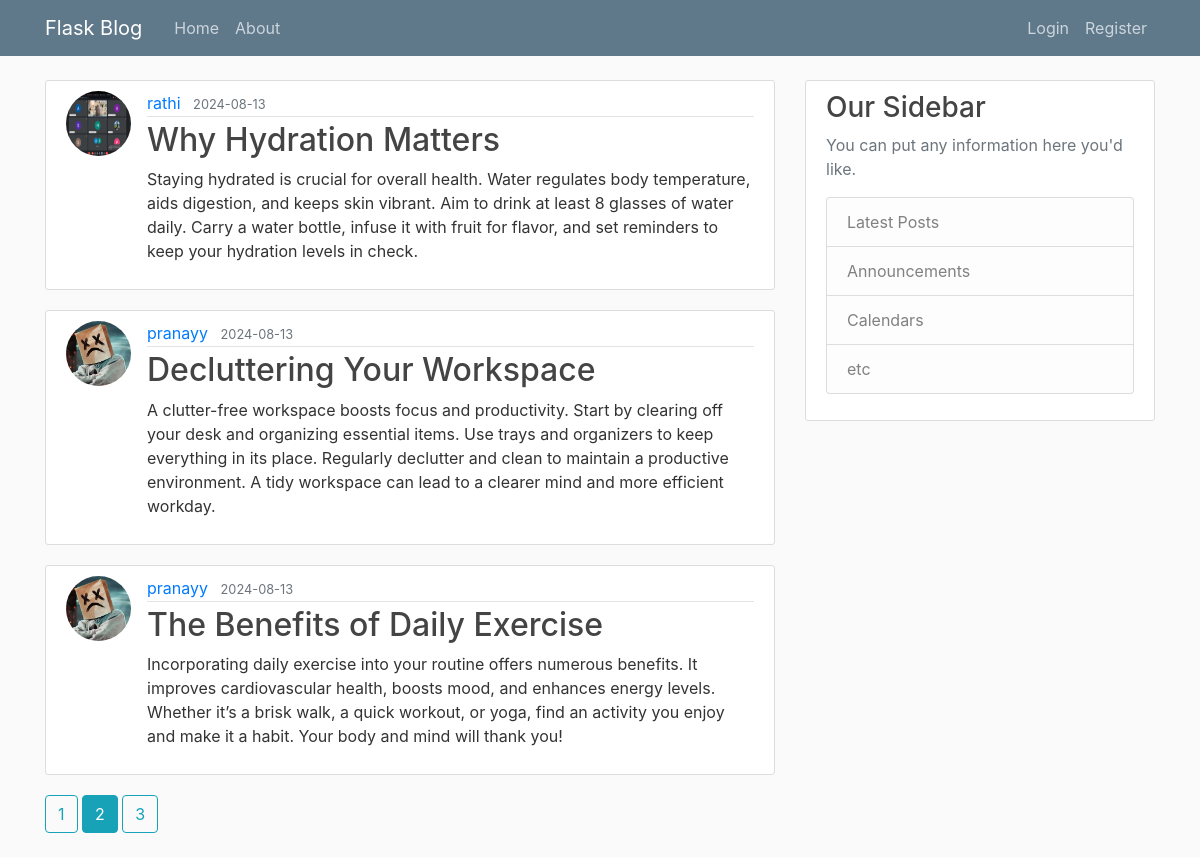
The page /home?page=2 on the database its author committed.
### maybewrite/models.py (models this page shows, shortened)
class Post(db.Model):
    id = db.Column(db.Integer, primary_key=True)
    title = db.Column(db.String(100), nullable=False)
    date_posted = db.Column(db.Date, nullable=False, default=date.today)
    content = db.Column(db.Text, nullable=False)
    user_id = db.Column(db.Integer, db.ForeignKey('user.id'), nullable=False)

class User(db.Model, UserMixin):
    id = db.Column(db.Integer, primary_key=True)
    username = db.Column(db.String(20), unique=True, nullable=False)
    email = db.Column(db.String(120), unique=True, nullable=False)
    image_file = db.Column(db.String(20), nullable=False, default='default.jpg')
    password = db.Column(db.String(60), nullable=False)
    posts = db.relationship('Post', backref='author', lazy=True)

### maybewrite/main/routes.py (the view)
@main.route("/")
@main.route("/home")
def home():
    page=request.args.get('page',1,type=int)
    posts = Post.query.order_by(Post.date_posted.desc()).paginate(page=page,per_page=3)
    return render_template('home.html', posts=posts)

### maybewrite/templates/home.html (shortened to what this page needs)
{% extends "layout.html" %}
{% block content %}
{% for post in posts.items %}
<article class="media content-section">
  <img class="rounded-circle article-img"
    src="{{ url_for('static', filename='profile_pics/' + post.author.image_file) }}">
  <div class="media-body">
    <div class="article-metadata">
      <a class="mr-2" href="{{url_for('users.user_posts',username=post.author.username)}}">{{ post.author.username }}</a>
      <small class="text-muted">{{ post.date_posted.strftime('%Y-%m-%d') }}</small>
    </div>
    <h2><a class="article-title" href="{{ url_for('posts.post', post_id=post.id) }}">{{ post.title }}</a></h2>
    <p class="article-content">{{ post.content }}</p>
  </div>
</article>
{% endfor %}
{% for page_num in posts.iter_pages(left_edge=1,right_edge=1,left_current=1,right_current=2) %}
{% if page_num %}
{% if posts.page==page_num%}
<a class="btn btn-info mb-4" href="{{url_for('main.home',page=page_num)}}">{{page_num}}</a>
{%else%}
<a class="btn btn-outline-info mb-4" href="{{url_for('main.home',page=page_num)}}">{{page_num}}</a>
{%endif%}
{%endif%}
{% endfor %}
{% endblock content %}

### maybewrite/static/main.css (style rules this page uses)
body { background: #fafafa; color: #333333; margin-top: 5rem; }
h1, h2, h3, h4, h5, h6 { color: #444444; }
.content-section { background: #ffffff; padding: 10px 20px; border: 1px solid #dddddd; border-radius: 3px; margin-bottom: 20px; }
.article-title { color: #444444; }
.article-content { white-space: pre-line; }
.article-img { height: 65px; width: 65px; margin-right: 16px; }
.article-metadata { padding-bottom: 1px; margin-bottom: 4px; border-bottom: 1px solid #e3e3e3 }

### rows shown on the page
Post: image_file (picture), author.username "rathi", date_posted "2024-08-13", title "Why Hydration Matters", content "Staying hydrated is crucial for overall health. Water regulates body temperature, aids digestion, and keeps skin vibrant. Aim to drink at least 8 glasses of water daily. Carry a water bottle, infuse it with fruit for flavor, and set reminders to keep your hydration levels in check."
Post: image_file (placeholder picture), author.username "pranayy", date_posted "2024-08-13", title "Decluttering Your Workspace", content "A clutter-free workspace boosts focus and productivity. Start by clearing off your desk and organizing essential items. Use trays and organizers to keep everything in its place. Regularly declutter and clean to maintain a productive environment. A tidy workspace can lead to a clearer mind and more efficient workday."
Post: image_file (placeholder picture), author.username "pranayy", date_posted "2024-08-13", title "The Benefits of Daily Exercise", content "Incorporating daily exercise into your routine offers numerous benefits. It improves cardiovascular health, boosts mood, and enhances energy levels. Whether it’s a brisk walk, a quick workout, or yoga, find an activity you enjoy and make it a habit. Your body and mind will thank you!"

### other values the page prints
{{ page_num }} "1" "3"
{{ page_num }} "2"
